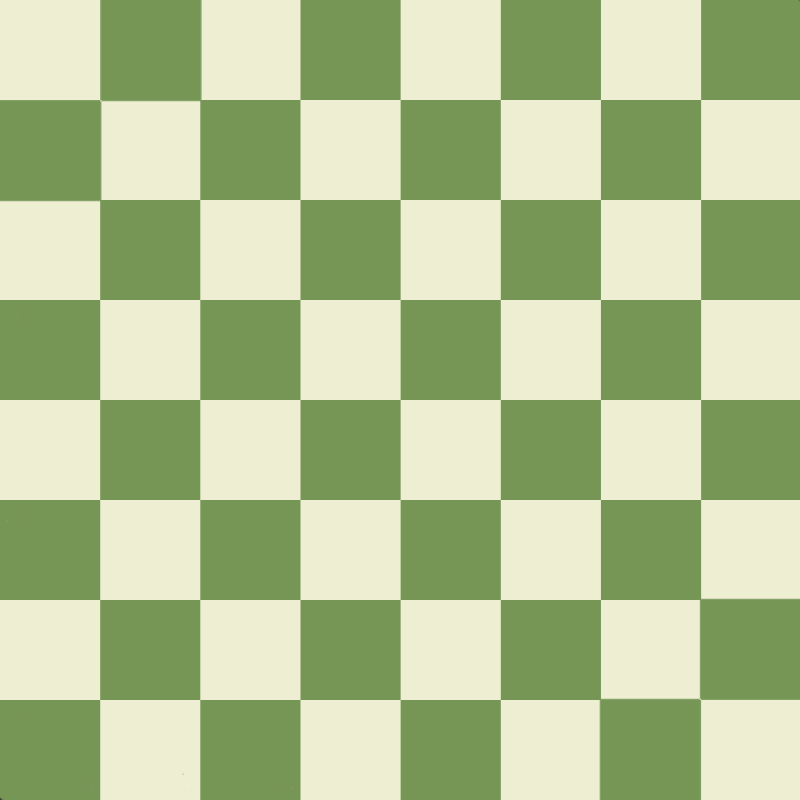
#> input picture resources/empty_board.png, 800 x 800 px
$ python main.py
#> lines starting #> are read from the running program, lines starting #| are printed output that depends on the picture
### board.py
# Import libraries/files
from pieces import Pieces
from PIL import Image, ImageDraw

class Board:
    def __init__(self):
        self.pieces = Pieces()
        # Default FEN
        self.import_from_fen("rnbqkbnr/pppppppp/8/8/8/8/PPPPPPP/RNBQKBNR w KQkq - 0 1")
        #self.board = self.board[::-1]
        self.visual_dict = [700, 600, 500, 400, 300, 200, 100, 0]

        moves = self.board[1][1].legal_moves(self.board)
        self.visualize_moves(moves)


    def visualize_moves(self, moves):
        rects = []
        for pos in moves:
            y, x = pos
            pos = [x * 100, self.visual_dict[y]]
            rects.append((pos[0], pos[1], pos[0] + 100, pos[1] + 100))

        image = Image.open("resources/empty_board.png").convert('RGBA')
        draw = ImageDraw.Draw(image)
        for rect in rects:
            draw.rectangle(rect, fill=(255, 0 ,0))
        image.save("visual.png")


    # Import a game from a FEN
    def import_from_fen(self, fen):
        fields = fen.split(" ")

        self.set_board_from_fen(fields[0])
        self.turn = fields[1]

        self.set_castling_rights(fields[2])
        self.set_en_passant_right(fields[3])

        # Half moves, number since last capture or pawn advance
        # Increment after black's move
        self.half_moves = fields[4]

        # Total moves
        # Increment after black's move
        self.full_moves = fields[5]

    # To set up the board from the FEN field
    def set_board_from_fen(self, position):
        ranks = position.split("/")[::-1]
        board = [["" for _ in range(8)] for _ in range(8)]

        for rank_index, Rank in enumerate(ranks):
            offset = 0
            for cell_index, cell in enumerate(Rank):
                if cell.isnumeric():
                    offset += int(cell) - 1

                else:
                    position = [rank_index, cell_index]
                    board[rank_index][cell_index + offset] = self.pieces.get_appropriate_piece(cell, position)

        self.board = board

    # To set the castling rights from the FEN field
    def set_castling_rights(self, string):
        for rank in self.board:
            for cell in rank:
                try:
                    if type(cell) is Pieces.King:
                        if cell.color == "white":
                            if "K" in string or string == "-":
                                cell.can_kingside_castle = False

                            if "Q" in string or string == "-":
                                cell.can_queenside_castle = False

                        if cell.color == "black":
                            if "k" in string or string == "-":
                                cell.can_kingside_castle = False

                            if "q" in string or string == "-":
                                cell.can_queenside_castle = False

                except AttributeError:
                    continue

    # To set En passant pawn from FEN field
    def set_en_passant_right(self, string):
        if string == "-":
            self.en_passant = False

        else:
            self.en_passant = string

### pieces.py


class Pieces:
    def __init__(self):
        self.pieces_dictionary = {
            "k": self.King,
            "q": self.Queen,
            "r": self.Rook,
            "b": self.Bishop,
            "n": self.Knight,
            "p": self.Pawn
        }

    # Returns appropriate piece class
    def get_appropriate_piece(self, string, position):
        if string.isupper(): color = "white"
        else: color = "black"

        return self.pieces_dictionary[string.lower()](color, position)

    class King:
        def __init__(self, color, position):
            self.color = color
            self.position = position
            self.value = float("inf")

            # Castling info
            self.has_moved = False
            self.can_kingside_castle = True
            self.can_queenside_castle = True

    class Queen:
        def __init__(self, color, position):
            self.color = color
            self.position = position
            self.value = 9.5

    class Rook:
        def __init__(self, color, position):
            self.color = color
            self.position = position
            self.value = 5.63

            # Castling info
            self.has_moved = False

    class Bishop:
        def __init__(self, color, position):
            self.color = color
            self.position = position
            self.value = 3.33

    class Knight:
        def __init__(self, color, position):
            self.color = color
            self.position = position
            self.value = 3.05

        # [19 lines left out: functions moves, legal_moves, not called in this run]

    class Pawn:
        def __init__(self, color, position):
            self.color = color
            self.position = position
            self.value = 1
            self.en_passantable = False

            if self.color == "white": self.direction = 1
            else: self.direction = -1


            # Double pawn move info
            self.has_moved = False

        def check_for_en_passant(self, board):
            Rank, File = self.position
            en_passantable_cells = [[Rank, File-1], [Rank, File+1]]

            # Remove outside table
            en_passantable_cells = [move for move in en_passantable_cells if move[0] in range(0, 7) and move[1] in range(0, 7)]

            legal_en_passant = []
            for move in en_passantable_cells:
                Rank, File = move
                cell = board[Rank][File]
                if cell == "":
                    continue

                elif cell.color != self.color:
                    if cell.en_passantable:
                        legal_en_passant.append([move[0]+1*self.direction, move[1]])

            return legal_en_passant

        def check_for_captures(self, board):
            Rank, File = self.position
            captures = [
                [Rank+1*self.direction, File-1],
                [Rank+1*self.direction, File+1]
            ]
            captures = [move for move in captures if move[0] in range(0, 7) and move[1] in range(0, 7)]
            legal_captures = []

            for move in captures:
                Rank, File = move
                cell = board[Rank][File]

                if cell == "":
                    continue

                elif cell.color != self.color:
                    legal_captures.append(move)

            return legal_captures

        def legal_moves(self, board):
            Rank, File = self.position
            moves = [
                [Rank+1*self.direction, File]
            ]

            if not self.has_moved:
                moves.append([Rank+2*self.direction, File])

            moves = [move for move in moves if move[0] in range(0, 7) and move[1] in range(0, 7)]
            [moves.append(move) for move in self.check_for_en_passant(board)]
            [moves.append(move) for move in self.check_for_captures(board)]

            return moves

### main.py
# Import libraries/files
from board import Board


if __name__ == "__main__":
    game = Board()
#> in visualize_moves, `image.save("visual.png")`:
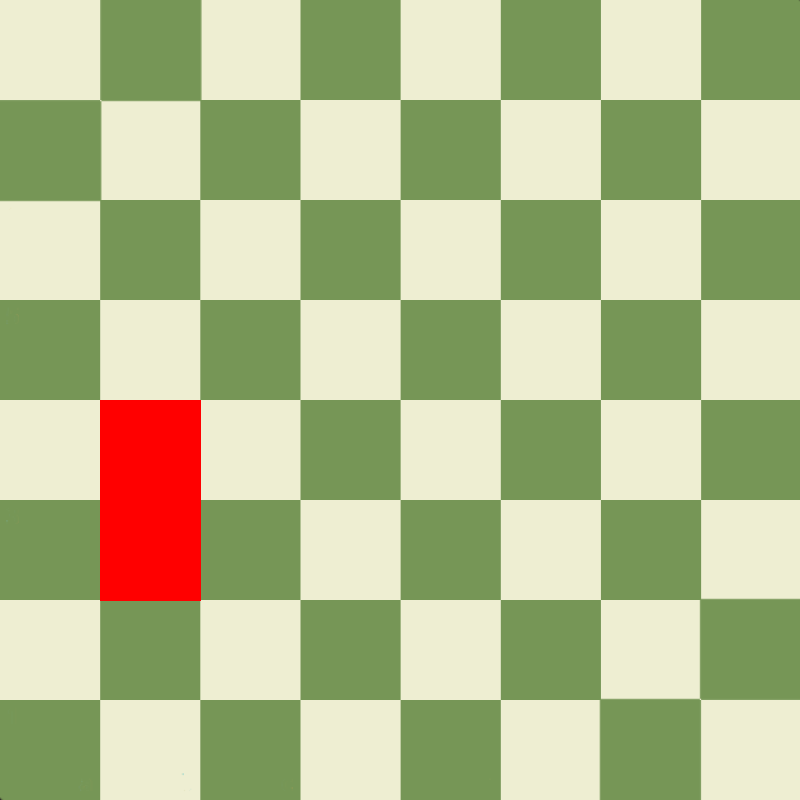
#> saved as visual.png: PIL image 800x800 RGBA; mean R, G, B, A 180.3, 187.7, 143.2, 255
